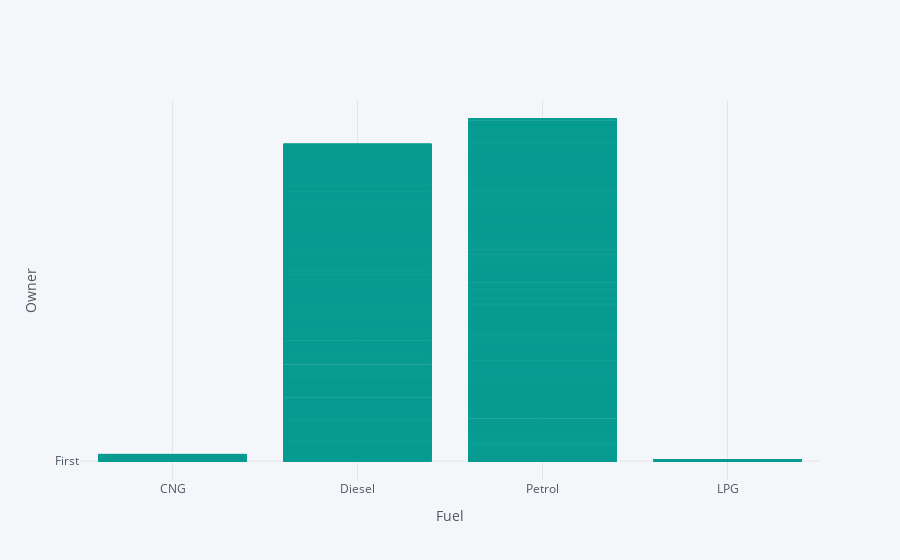

Source (notebook cell):
### Code cell
expr.iplot(kind = 'bar', x= 'Fuel_Type', y= 'Owner_Type',colors = '#079b91',xTitle = ' Fuel',yTitle = 'Owner')

### Figure 1 — Plotly figure (JSON) as saved in the notebook; plotly's stock layout.template omitted (floating-point values rounded to 4 significant figures; data arrays with more than 128 entries replaced by an {"elided": "..."} marker saying what was removed)
{"data": [{"marker": {"color": "rgba(7, 155, 145, 0.6)", "line": {"color": "rgba(7, 155, 145, 1.0)", "width": 1}}, "name": "Owner_Type", "orientation": "v", "text": "", "type": "bar", "x": {"elided": "5975 str values"}, "y": {"elided": "5975 str values"}}], "layout": {"legend": {"bgcolor": "#F5F6F9", "font": {"color": "#4D5663"}}, "paper_bgcolor": "#F5F6F9", "plot_bgcolor": "#F5F6F9", "title": {"font": {"color": "#4D5663"}}, "xaxis": {"gridcolor": "#E1E5ED", "showgrid": true, "tickfont": {"color": "#4D5663"}, "title": {"font": {"color": "#4D5663"}, "text": " Fuel"}, "zerolinecolor": "#E1E5ED"}, "yaxis": {"gridcolor": "#E1E5ED", "showgrid": true, "tickfont": {"color": "#4D5663"}, "title": {"font": {"color": "#4D5663"}, "text": "Owner"}, "zerolinecolor": "#E1E5ED"}}}
